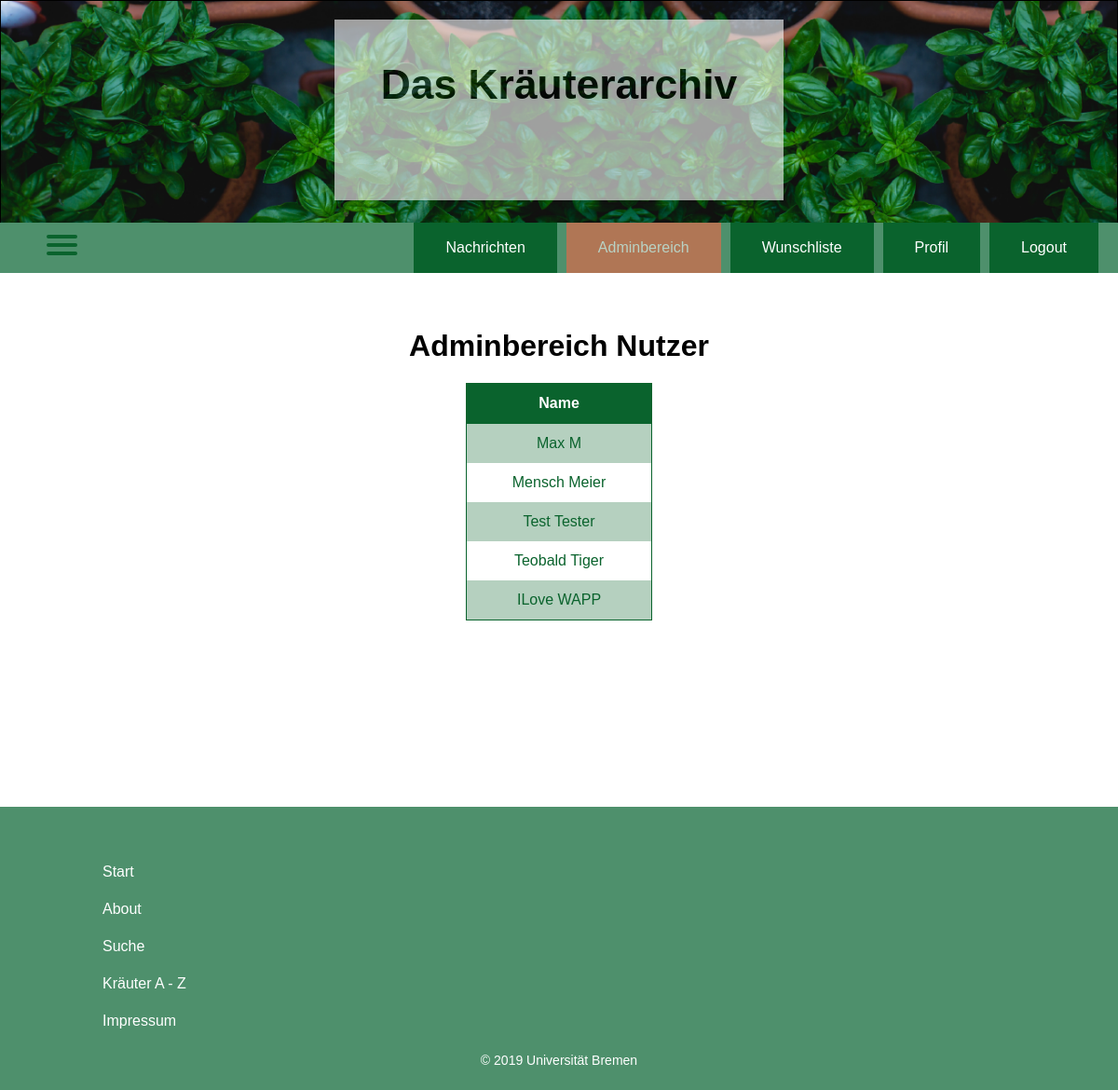
Screenshot of /admin_users.php (signed in) with the database file from the repository.
### tables this page shows
CREATE TABLE `users` (
  `id` int(11) NOT NULL,
  `name` varchar(255) NOT NULL,
  `vorname` varchar(255) NOT NULL,
  `email` varchar(255) NOT NULL,
  `passwort` varchar(255) NOT NULL,
  `admin` tinyint(1) NOT NULL DEFAULT '0'
);

### admin_users.php (the view, shortened to what this page needs)
<?php
include "includes/assertLogin.php"
?>
<!DOCTYPE html>
<html>
<head>
    <?php include "includes/head.php" ?>
</head>
<body>
<?php
include "includes/headerbox.php";
include "includes/hamburgerMenu.php";
include "includes/navigationBar.php";
?>
<h1> Adminbereich Nutzer </h1>
<div class="search-result" >
<?php
$sql = "SELECT id,name, vorname FROM users ORDER BY name";
$result = mysqli_query($conn, $sql);
if (mysqli_num_rows($result) > 0) {
  echo "<table style='min-width: 200px; text-align:center;'>";
  echo "<tr>";
  echo "<th>Name</th>";
  echo "</tr>";
  while ($row = mysqli_fetch_assoc($result)) {
    echo "<tr>";
    echo "<td><a class='searchlink' href ='detailUser.php?id= " . $row["id"] . "'>" . $row["vorname"] . " ". $row["name"] . "</a> </td>";
    echo "</tr>";
  }
  echo "</table>";
} else {
  echo "Keine Nutzer gefunden";
}
  ?>
</div>
<?php
include "includes/footerbox.php";
?>
</body>
</html>

### css/main_stylesheet.css (style rules this page uses)
body, html { height: 100%; margin: 0; font-family: Helvetica, serif; }
h1 { text-align: center; margin-top: 5%; font-family: sans-serif; }
.search-result { display: flex; justify-content: center; margin: auto; }
.search-result table { text-align: left; border-collapse: collapse; border: 1px solid #0a632d; background: #fff; min-width: 700px; }
.search-result table th, table tr:nth-child(2n+2) { background: rgba(10, 99, 45, 0.3); }
.search-result table th, table td { padding: 12px 20px; }
.search-result table th { border-bottom: 1px solid #0a632d; background-color: #0a632d; color: white; }
.searchlink { text-decoration: none; color: #0a632d; }

### rows the page displays
users: vorname "Max", name "M"
users: vorname "Mensch", name "Meier"
users: vorname "Test", name "Tester"
users: vorname "Teobald", name "Tiger"
users: vorname "ILove", name "WAPP"
